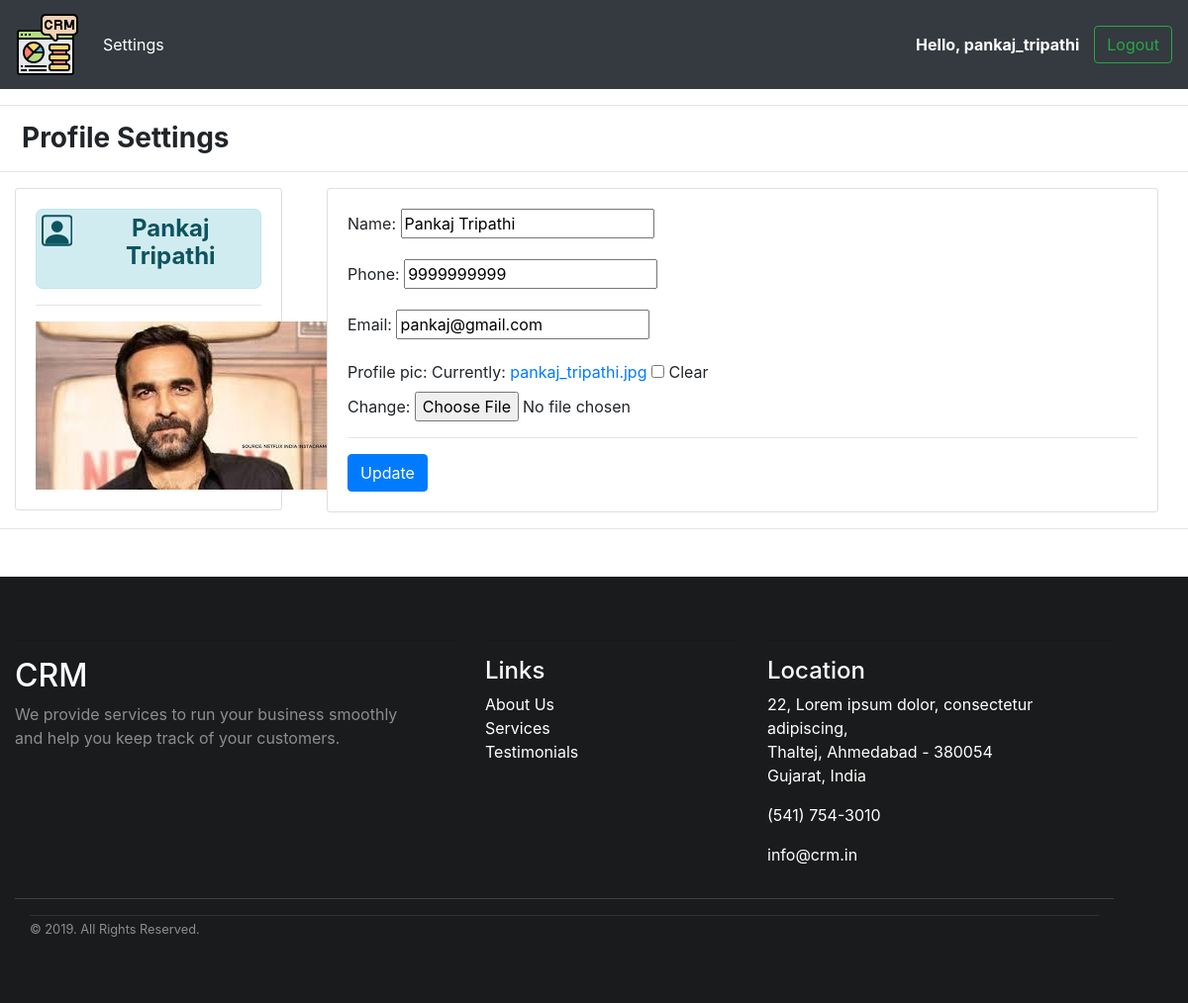
Screenshot of /account (signed in) with the database file from the repository.
### accounts/models.py (models this page shows, shortened)
class Customer(models.Model):
    user = models.OneToOneField(User, null=True, on_delete=models.CASCADE)
    name = models.CharField(max_length=180, null=True)
    phone = models.CharField(max_length=10, null=True)
    email = models.EmailField(null=True)
    profile_pic = models.ImageField(default='default_dp.png', null=True, blank=True)
    date_created = models.DateTimeField(auto_now_add=True, null=True)

### accounts/decorators.py (the view)
        def wrapper_func(request, *args, **kwargs):
            group = None
            if request.user.groups.exists():
                group = request.user.groups.all()[0].name
            if group in allowed_roles:
                return view_func(request, *args, **kwargs)
            else:
                return HttpResponse("<h3>You are not authorized to access this page.</h3>")

### accounts/forms.py
class CustomerForm(ModelForm):
    class Meta:
        model = Customer
        fields = '__all__'
        exclude = ['user']

### accounts/views.py (called while the page is built)
@login_required(login_url='login')
@allowed_users(allowed_roles=['customer'])
def accountSettings(request):
    customer = request.user.customer
    form = CustomerForm(instance=customer)
    if request.method == 'POST':
        form = CustomerForm(request.POST, request.FILES, instance=customer)
        if form.is_valid():
            form.save()
    data = {'form': form}
    return render(request, 'accounts/account_settings.html', data)

### accounts/templates/accounts/account_settings.html (shortened to what this page needs)
{% extends 'accounts/basic.html' %}
{% block body %}
<h3 style="margin-left: 22px"><strong>Profile Settings</strong></h3>
<hr>
<div class="row" style="margin:auto;">
  <div class="col-sm-3">
    <div class="card">
      <div class="card-body">
          <div class="alert alert-info dash-card prod-table-head">
              <h4 class="card-title"><strong>{{request.user.customer.name}}</strong></h4>
          </div>
          <hr>
          <img style="margin: auto; display: block;" src="{{request.user.customer.profile_pic.url}}">
      </div>
    </div>
  </div>
  <div class="col-sm-9">
    <div class="col-md-12">
        <div class="card card-body">
    <form action="" method="post" enctype="multipart/form-data">
        {{form.as_p}}
        <hr>
        <button class="btn btn-primary" type="submit">Update</button>
    </form>
        </div>
    </div>
  </div>
</div>
{% endblock %}

### accounts/templates/accounts/navbar.html (shortened to what this page needs)
{% load static %}
<nav class="navbar navbar-expand-lg navbar-dark bg-dark">
    <a class="navbar-brand" href="{% url 'home' %}">
      <img src="{% static 'images/logo.png' %}">
    </a>
  <div class="collapse navbar-collapse" id="navbarSupportedContent">
    <ul class="navbar-nav mr-auto">
      {% if request.user.is_staff %}
      <li class="nav-item active">
        <a class="nav-link" href="{% url 'home' %}">Dashboard</a>
      </li>
      <li class="nav-item active">
        <a class="nav-link" href="{% url 'products' %}">Products</a>
      </li>
      {% else %}
      <li class="nav-item active">
        <a class="nav-link" href="{% url 'account' %}">Settings</a>
      </li>
      {% endif %}
    </ul>
    {% if not request.user.is_anonymous %}
    <span style="color: white; margin-right: 15px;"><strong>Hello,  {{request.user}}</strong></span>
    <a href="{% url 'logout' %}" type="button" class="btn btn-outline-success my-2 my-sm-0">Logout</a>
    {% endif %}
  </div>
</nav>

### static/css/style1.css (style rules this page uses)
.dash-card { padding:5px; border-radius:7px; text-align: center; }
.prod-table-head { display: flex; }

### rows the page displays
Customer: name "Pankaj Tripathi", phone "9999999999", email "pankaj@gmail.com"

### other values shown
{{ request.user }} "pankaj_tripathi"
{{ request.user.customer.name }} "Pankaj Tripathi"
